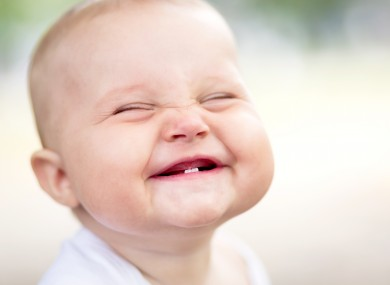
%> input picture Legacy/New_Imager/smile.jpg, 390 x 285 px
$ octave Fourier_Image.m   (GNU Octave 9; MATLAB toolbox functions it lacks are replaced by stand-ins)
%> lines starting %> are read from the running program, lines starting %| are printed output that depends on the picture

%% Applying Low pass filter in image
% This is an example code that show how a Low & High frequence filter
% can be applied on a image after using a Fourier Transformation
% fft2: Applied a Fourier Transformation on a 2D object like an object
% Note that after FT, the lowest frequency are at the edges & Nyquist is at
% the center
% fftshift(fft2(X)): Shift frequencies so that Nyquist frequencies are at
% the edge and the low frquencies is at the middle

clear all
clc
[fname path] = uigetfile('*.jpg','Select an Image');
%> the answer given: ../../Legacy/New_Imager/smile.jpg
fname = strcat(path,fname);
im = imread(fname);
%> im is the input picture: size 285x390x3 uint8; mean R, G, B 226.9, 209.4, 199.8


image = imresize(im(:,:,1),[512 512]); % Apply this if image is not grey scale
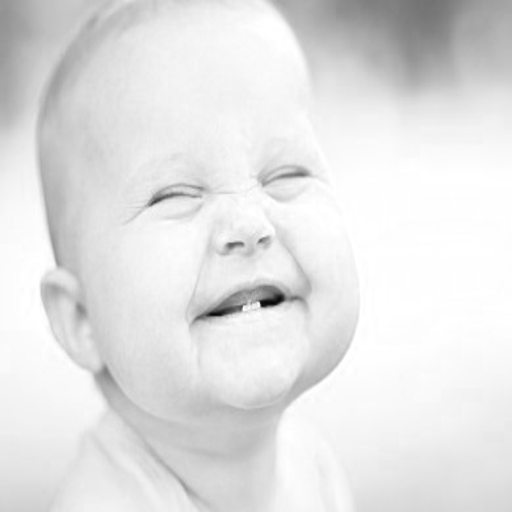
%> image: size 512x512 uint8; min 7, max 255, mean 226.9
%image = rgb2gray(image);
%imgL = double(mean(image,3)); % Transform 8-bit image to Double & find mean
imgL = image;
% After applying fourier without filter
% Image of 8-bit type
imageFR = fftshift(fft2(image));
% Apply a transformation
%imageFR = log(1+abs(imageFR));

% Low pass filter on image
width = 0.01; % Width of Gaussian (normalized z units)
             % Decreasing this value change the pass
             % Range [1,0] --> 1: All passes after Fourier Transform
[x,y] = ndgrid(zscore(1:size(imgL,1)),zscore(1:size(imgL,2)));
gaus2D = exp(-(x.^2 + y.^2) ./ (2*width^2)); % Add at beginning to invert
imgX = fftshift(fft2(imgL));% Same as above but uses double type & not 8-bit
img = real(ifft2(fftshift(imgX.*gaus2D))); % This multiply the FT image & filter
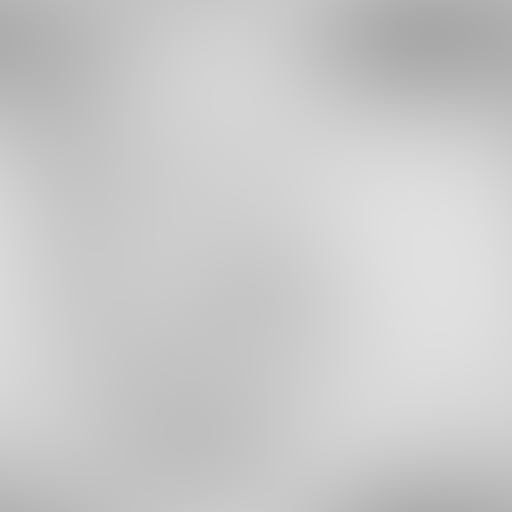
%> img: size 512x512 double; min 168.6, max 224.7, mean 202.4
                                           % Then frequencies are shifted &
                                           % FT is reversed to reveal new
                                           % image

% High pass filter on image
% width = 0.9;
% [x,y] = ndgrid(zscore(1:size(imgL,1)),zscore(1:size(imgL,2)));
% gaus2D = 1 - (exp(-(x.^2 + y.^2) ./ (2*width^2)));
% imgX = fftshift(fft2(imgL));
% img = real(ifft2(fftshift(imgX.*gaus2D)));


%% Looping & Testing
%Showing image
figure(1);
imshow(image,[])
title('Original Image')
% [6 lines of commented-out code are left out]
figure(2);
imshow(img,[])
title('Image - After filter')
